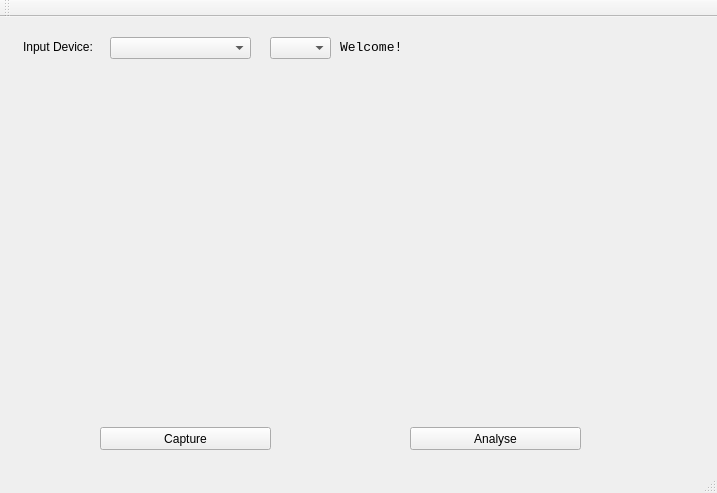
<?xml version="1.0" encoding="UTF-8"?>
<ui version="4.0">
 <class>MainWindow</class>
 <widget class="QMainWindow" name="MainWindow">
  <property name="geometry">
   <rect>
    <x>0</x>
    <y>0</y>
    <width>717</width>
    <height>493</height>
   </rect>
  </property>
  <property name="windowTitle">
   <string>MainWindow</string>
  </property>
  <widget class="QWidget" name="centralWidget">
   <widget class="QLabel" name="label">
    <property name="geometry">
     <rect>
      <x>23</x>
      <y>20</y>
      <width>81</width>
      <height>20</height>
     </rect>
    </property>
    <property name="text">
     <string>Input Device:</string>
    </property>
   </widget>
   <widget class="QComboBox" name="comboBox">
    <property name="geometry">
     <rect>
      <x>110</x>
      <y>20</y>
      <width>141</width>
      <height>22</height>
     </rect>
    </property>
   </widget>
   <widget class="QPushButton" name="beginButton">
    <property name="geometry">
     <rect>
      <x>100</x>
      <y>410</y>
      <width>171</width>
      <height>23</height>
     </rect>
    </property>
    <property name="text">
     <string>Capture</string>
    </property>
   </widget>
   <widget class="QPushButton" name="analyseButton">
    <property name="geometry">
     <rect>
      <x>410</x>
      <y>410</y>
      <width>171</width>
      <height>23</height>
     </rect>
    </property>
    <property name="text">
     <string>Analyse</string>
    </property>
   </widget>
   <widget class="QComboBox" name="pianokey">
    <property name="geometry">
     <rect>
      <x>270</x>
      <y>20</y>
      <width>61</width>
      <height>22</height>
     </rect>
    </property>
   </widget>
   <widget class="QLabel" name="frequence">
    <property name="geometry">
     <rect>
      <x>340</x>
      <y>20</y>
      <width>361</width>
      <height>21</height>
     </rect>
    </property>
    <property name="font">
     <font>
      <family>Consolas</family>
      <pointsize>10</pointsize>
      <kerning>true</kerning>
     </font>
    </property>
    <property name="text">
     <string>Welcome!</string>
    </property>
   </widget>
  </widget>
  <widget class="QMenuBar" name="menuBar">
   <property name="geometry">
    <rect>
     <x>0</x>
     <y>0</y>
     <width>717</width>
     <height>23</height>
    </rect>
   </property>
  </widget>
  <widget class="QToolBar" name="mainToolBar">
   <attribute name="toolBarArea">
    <enum>TopToolBarArea</enum>
   </attribute>
   <attribute name="toolBarBreak">
    <bool>false</bool>
   </attribute>
  </widget>
  <widget class="QStatusBar" name="statusBar"/>
 </widget>
 <layoutdefault spacing="6" margin="11"/>
 <resources/>
 <connections/>
</ui>
